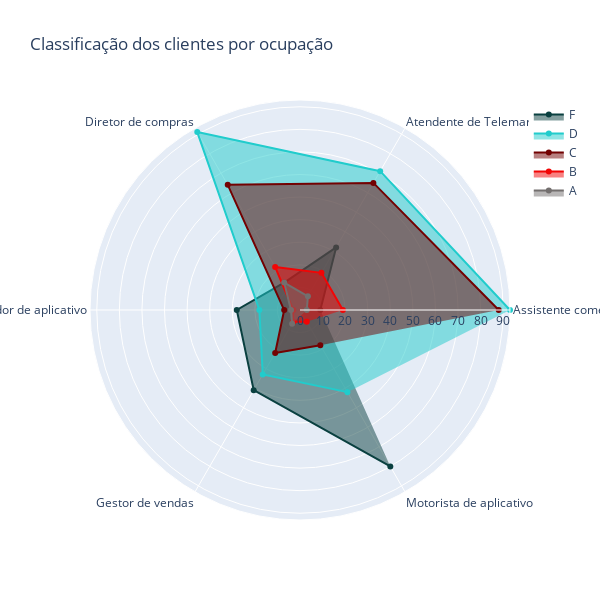

Notebook code cell kept with this figure:
### Code cell
radarPlot(df = df_ocu_ranking, iter = 'ranking', r = 'count', theta = 'job', 
            title = 'Classificação dos clientes por ocupação', rangeMin = 0, rangeMax = df_ocu_ranking['count'].max(), width = 600, height = 600)

### Figure 1 — Plotly figure (JSON) as saved in the notebook; plotly's stock layout.template omitted (floating-point values rounded to 4 significant figures)
{"data": [{"fill": "toself", "marker": {"color": "#0A4040"}, "name": "F", "r": [9, 32, 14, 28, 41, 80], "theta": ["Assistente comercial", "Atendente de Telemarketing", "Diretor de compras", "Entregador de aplicativo", "Gestor de vendas", "Motorista de aplicativo"], "type": "scatterpolar"}, {"fill": "toself", "marker": {"color": "#21CCCC"}, "name": "D", "r": [93, 71, 91, 18, 33, 42], "theta": ["Assistente comercial", "Atendente de Telemarketing", "Diretor de compras", "Entregador de aplicativo", "Gestor de vendas", "Motorista de aplicativo"], "type": "scatterpolar"}, {"fill": "toself", "marker": {"color": "#730202"}, "name": "C", "r": [88, 65, 64, 7, 22, 18], "theta": ["Assistente comercial", "Atendente de Telemarketing", "Diretor de compras", "Entregador de aplicativo", "Gestor de vendas", "Motorista de aplicativo"], "type": "scatterpolar"}, {"fill": "toself", "marker": {"color": "#F20505"}, "name": "B", "r": [19, 19, 22, 3, 6, 6], "theta": ["Assistente comercial", "Atendente de Telemarketing", "Diretor de compras", "Entregador de aplicativo", "Gestor de vendas", "Motorista de aplicativo"], "type": "scatterpolar"}, {"fill": "toself", "marker": {"color": "#736F6E"}, "name": "A", "r": [3, 7, 14, 4, 7], "theta": ["Assistente comercial", "Atendente de Telemarketing", "Diretor de compras", "Entregador de aplicativo", "Gestor de vendas", "Motorista de aplicativo"], "type": "scatterpolar"}], "layout": {"height": 600, "polar": {"radialaxis": {"range": [0, 93], "visible": true}}, "showlegend": true, "title": {"text": "<span>Classificação dos clientes por ocupação</span>"}, "width": 600}}
